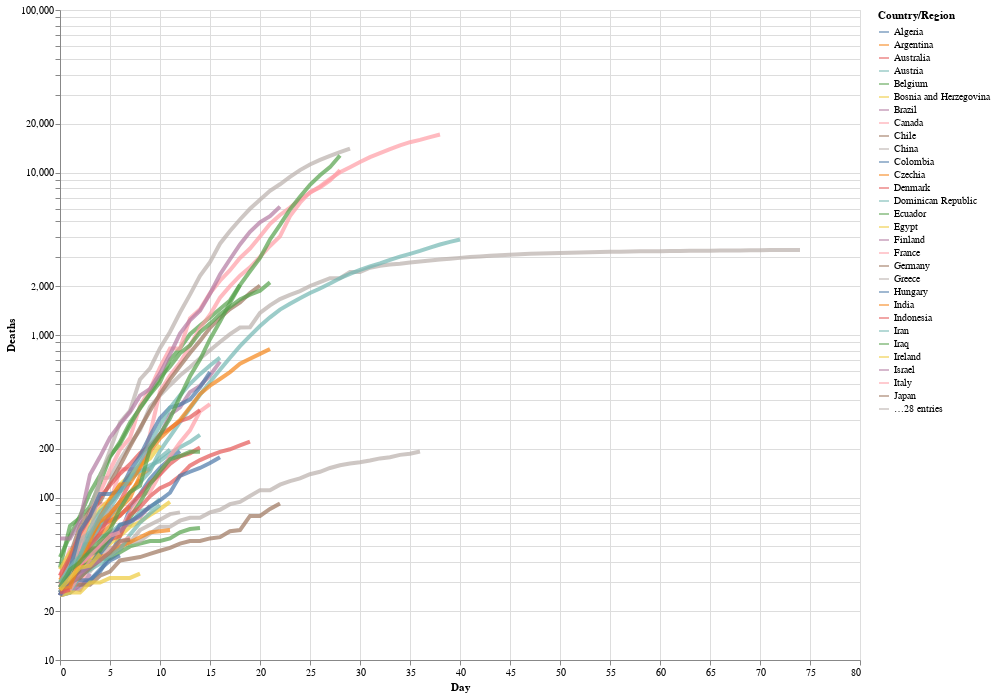

This figure's notebook cell:
### Markdown cell above
We can also add a log y-axis. To do this, The long-form, we express the types using the long-form `alt.X('Day',...)`, which is, in the words of the [Altair documentation](https://altair-viz.github.io/user_guide/encoding.html)
> useful when doing more fine-tuned adjustments to the encoding, such as binning, axis and scale properties, or more.

We'll also now add a hover tooltip so that, when we hover our cursor over any point on any of the lines, it will tell us the 'Country', the 'Day', and the number of 'Deaths'.

### Code cell
# altair plot 
alt.Chart(deaths_long).mark_line(strokeWidth=4, opacity=0.7).encode(
    x=alt.X('Day'),
    y=alt.Y('Deaths', scale=alt.Scale(type='log')),
    color='Country/Region',
    tooltip = ['Country/Region', 'Day','Deaths']
).properties(
    width=800,
    height=650
)

### Figure 1 — Vega-Lite specification as saved in the notebook (floating-point values rounded to 4 significant figures; data arrays with more than 128 entries replaced by an {"elided": "..."} marker saying what was removed)
{"config": {"view": {"continuousWidth": 400, "continuousHeight": 300}}, "data": {"name": "data-4991a3f3f81bfe9b58b1463d62bb5819"}, "mark": {"type": "line", "opacity": 0.7, "strokeWidth": 4}, "encoding": {"color": {"type": "nominal", "field": "Country/Region"}, "tooltip": [{"type": "nominal", "field": "Country/Region"}, {"type": "quantitative", "field": "Day"}, {"type": "quantitative", "field": "Deaths"}], "x": {"type": "quantitative", "field": "Day"}, "y": {"type": "quantitative", "field": "Deaths", "scale": {"type": "log"}}}, "height": 650, "width": 800, "$schema": "https://vega.github.io/schema/vega-lite/v4.8.1.json", "datasets": {"data-4991a3f3f81bfe9b58b1463d62bb5819": {"elided": "4389 records"}}}
